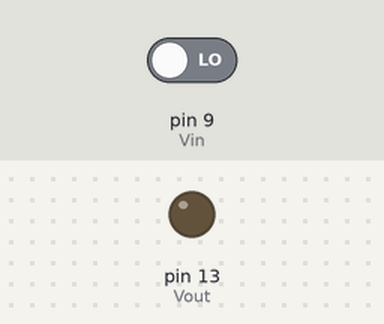
This sketch was run on a simulated Arduino Uno, built with avr-gcc and run on an emulated ATmega328P. On the bench: output pins drawn as LEDs (lit = HIGH). Dashed ring = blinking. Inputs (shaded band) come from the test bench; at power-on: pin 9 (Vin) LOW.

Above: at 1.2 s.
1.3 s: pin 9 (Vin) driven HIGH
At 2.1 s:
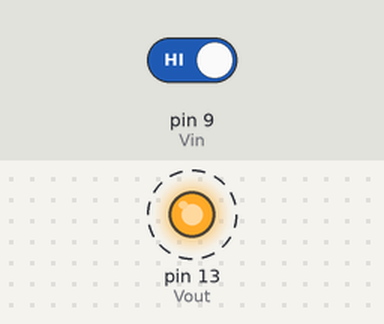
Timing chart, 0 to 10.3 s (numbered marks = the images above; inputs shaded):
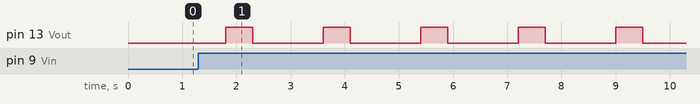

Measured:
- after the input at 1.3 s, pin 13 (Vout): alternates HIGH for 0.50 s and LOW for 1.3 s, starting after 0.50 s

The sketch:

testing_file.ino
```cpp
const int big_delay = 300;
const int Vout = 13;
const int Vin = 9;
bool toggle = false;
int count = 3;

void setup() {
  pinMode(Vout,OUTPUT);
  pinMode(Vin,INPUT);
}

void loop() {

  if (digitalRead(Vin)==HIGH){
    toggle = !toggle;
    delay(500);
  }
  if (toggle){
     blink(count);
  }

  // if(digitalRead(Vin)==HIGH){
  //   // blink();
  //   digitalWrite(Vout,HIGH);
  // }
  // else if(digitalRead(Vin)==LOW){
  //   // blink();
  //   digitalWrite(Vout,LOW);
  // }
  // else{
  //   digitalWrite(Vout,LOW);
  // }
}

void blink(int count){ // a function that makes the LED's connected to blink
  for(int i=0 ; i<count ; i++)
  digitalWrite(13,HIGH);
    delay(big_delay + 200);
    digitalWrite(13,LOW);
    delay(big_delay);
}
```
